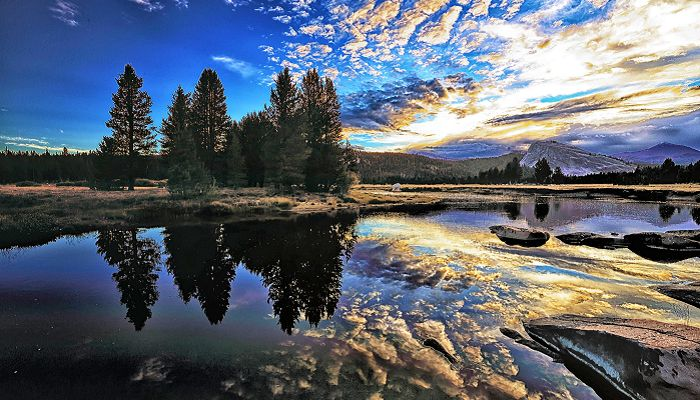
#> input picture computer-vision/activity_1/input.jpg, 700 x 400 px
$ python a1_grayscale_to_selected_formats.py
#> lines starting #> are read from the running program, lines starting #| are printed output that depends on the picture
import cv2
import os

# Step 1: Load an image in grayscale mode
img = cv2.imread("input.jpg", 0)  # Ensure you have this image
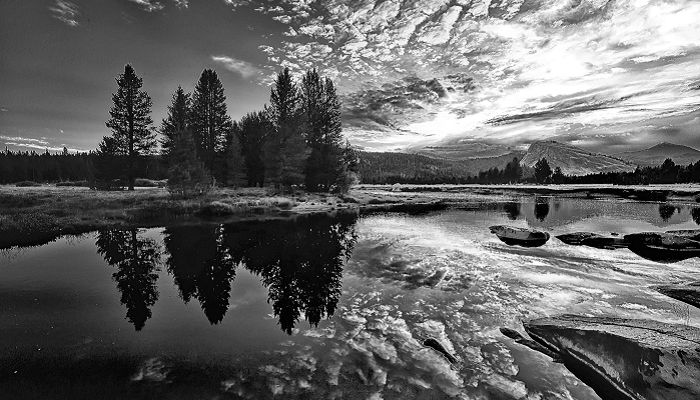
#> img: shape (400, 700); min 0, max 255, mean 100.5

# Step 2: Save in JPEG, PNG, and BMP formats
cv2.imwrite("output.jpg", img)
cv2.imwrite("output.png", img)
cv2.imwrite("output.bmp", img)

# Step 3: Check file sizes in bytes
for filename in ["output.jpg", "output.png", "output.bmp"]:
    size_bytes = os.path.getsize(filename)
    size_kb = size_bytes / 1024
    print(f"{filename}: {size_kb:.2f} KB")

"""
Expected outcome:
JPEG will usually be smallest because it’s lossy compression.
PNG will be larger than JPEG but smaller than BMP, because it uses lossless compression.
BMP will be largest because it’s basically raw pixel data without compression.
"""

$ run again, with computer-vision/activity_1/example.tiff saved as computer-vision/activity_1/input.jpg
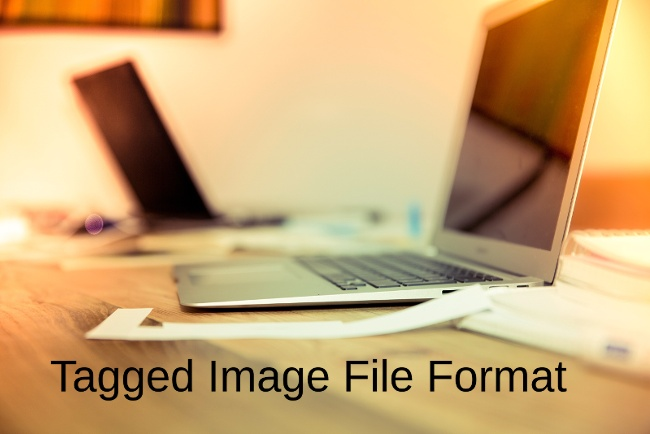
#> input picture computer-vision/activity_1/example.tiff, 650 x 434 px
#> `img = cv2.imread("input.jpg", 0)`:
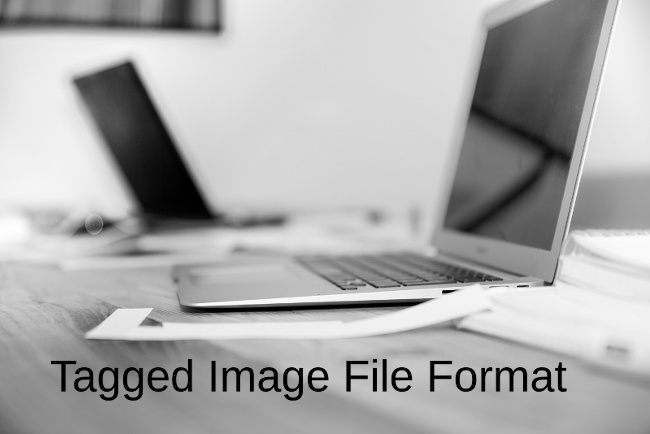
#> img: shape (434, 650); min 0, max 255, mean 172.1
